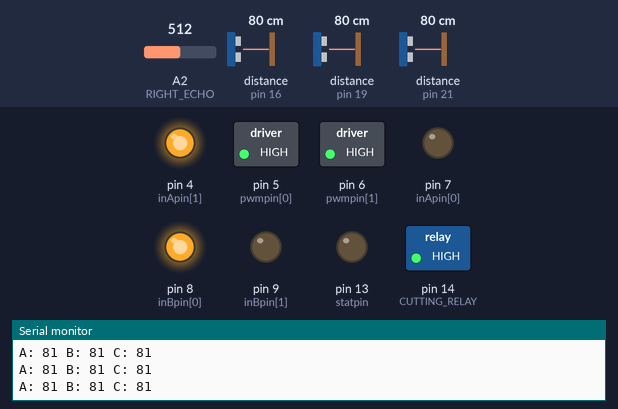
The sketch below on a simulated Arduino Uno, built with avr-gcc and run on an emulated ATmega328P. Parts: switched loads named in the sketch (green lamp = pin HIGH), output pins drawn as LEDs (lit = HIGH), the last lines printed to the serial monitor. The inputs (shaded band) are chosen by the test bench; at power-on: distance to the obstacle (sensors on pin 16, pin 19, pin 21) 80 cm, A2 (RIGHT_ECHO) = 512. The echo pulse lasts 58.3 µs per cm.

Above: at 7.2 s.
7.3 s: distance to the obstacle (sensor on pin 16) set to 17 cm
8.8 s: distance to the obstacle (sensor on pin 16) set to 13 cm
At 9.7 s:
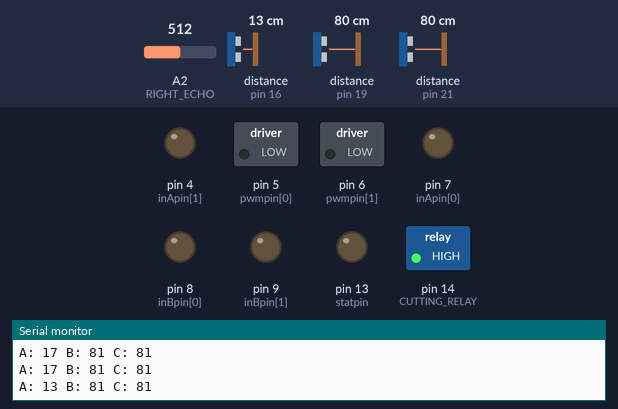
At 10.4 s:
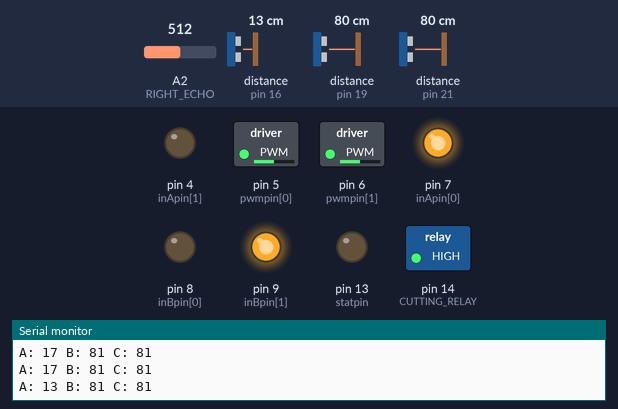
Timing chart, 0 to 17.8 s (numbered marks = the images above; inputs shaded):
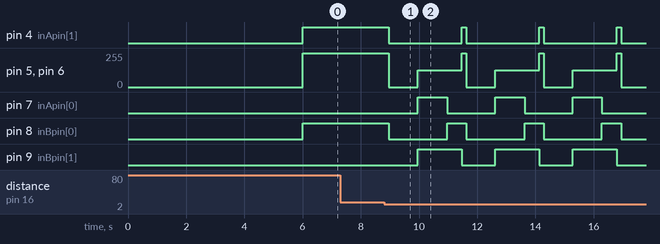

Measured:
- the behaviour switches between 15 and 14 cm on distance to the obstacle (sensor on pin 16) (found by bisection; images 0 and 1)
- after the input at 8.8 s, pin 4 (inApin[1]): alternates HIGH for 0.16 s and LOW for 2.5 s, starting after 0.16 s; pin 5 (pwmpin[0]): 255/255 → 0/255 after 0.16 s, then repeats every 2.7 s: 127/255 1.5 s, 255/255 0.16 s, 0/255 1.0 s

The sketch:

cicada.ino
```cpp
#include <NewPing.h>
#include <Wire.h>

#define BRAKEVCC 0
#define CW   1
#define CCW  2
#define BRAKEGND 3
#define CS_THRESHOLD 100
#define PWM_MOTOR_MAX  255
#define PWM_MOTOR_HALF 127
/*  VNH2SP30 pin definitions
 xxx[0] controls '1' outputs
 xxx[1] controls '2' outputs */
int inApin[2] = {7, 4};  // INA: Clockwise input
int inBpin[2] = {8, 9}; // INB: Counter-clockwise input
int pwmpin[2] = {5, 6}; // PWM input
int cspin[2] = {2, 3}; // CS: Current sense ANALOG input
int enpin[2] = {0, 1}; // EN: Status of switches output (Analog pin)
int statpin = 13;

#define CUTTING_RELAY 14
#define RIGHT_TRIG 15
#define RIGHT_ECHO 16
#define CENTER_TRIG 18
#define CENTER_ECHO 19
#define LEFT_TRIG 20
#define LEFT_ECHO 21
#define MAX_DISTANCE 120

#define ENABLE_CUTTING 1


NewPing sonarRight(RIGHT_TRIG, RIGHT_ECHO, MAX_DISTANCE);
NewPing sonarCenter(CENTER_TRIG, CENTER_ECHO, MAX_DISTANCE);
NewPing sonarLeft(LEFT_TRIG, LEFT_ECHO, MAX_DISTANCE);

//Buffer
int distanceRight = -1;
int distanceCenter = -1;
int distanceLeft = -1;


void setupMotor() {
  pinMode(statpin, OUTPUT);

  // Initialize digital pins as outputs
  for (int i = 0; i < 2; i++)
  {
    pinMode(inApin[i], OUTPUT);
    pinMode(inBpin[i], OUTPUT);
    pinMode(pwmpin[i], OUTPUT);
  }
  // Initialize braked
  for (int i = 0; i < 2; i++)
  {
    digitalWrite(inApin[i], LOW);
    digitalWrite(inBpin[i], LOW);
  }
}

void setup() {
  Serial.begin(115200);

  setupMotor();
  if ( ENABLE_CUTTING == 1) {
    pinMode(CUTTING_RELAY, OUTPUT);
    delay(3000);
    cuttingOn();
    delay(3000);
  }
}

/* motorGo() will set a motor going in a specific direction
 the motor will continue going in that direction, at that speed
 until told to do otherwise.

 motor: this should be either 0 or 1, will selet which of the two
 motors to be controlled

 direct: Should be between 0 and 3, with the following result
 0: Brake to VCC
 1: Clockwise
 2: CounterClockwise
 3: Brake to GND

 pwm: should be a value between ? and 1023, higher the number, the faster
 it'll go
 */
void motorLeft(uint8_t direct, uint8_t pwm)
{
  if (direct == CW) {
    digitalWrite(inApin[0], HIGH);
    digitalWrite(inBpin[0], LOW);
  }  else {
    digitalWrite(inApin[0], LOW);
    digitalWrite(inBpin[0], HIGH);
  }
  analogWrite(pwmpin[0], pwm);
}

void motorRight(uint8_t direct, uint8_t pwm)
{
  if (direct == CW) {
    digitalWrite(inApin[1], HIGH);
    digitalWrite(inBpin[1], LOW);
  } else {
    digitalWrite(inApin[1], LOW);
    digitalWrite(inBpin[1], HIGH);
  }
  analogWrite(pwmpin[1], pwm);
}

void motorOff(int motor)
{
  // Initialize braked
  for (int i = 0; i < 2; i++)
  {
    digitalWrite(inApin[i], LOW);
    digitalWrite(inBpin[i], LOW);
  }
  analogWrite(pwmpin[motor], 0);
}

void motorAllOff() {
  motorOff(0);
  motorOff(1);
}

void robotToLeft(int speed) {
  motorLeft(CCW, speed);
  motorRight(CCW, speed);
}

void robotToRight(int speed) {
  motorLeft(CW, speed);
  motorRight(CW, speed);
}

void cuttingOn() {
  digitalWrite(CUTTING_RELAY, HIGH);
}

void cuttingOff() {
  digitalWrite(CUTTING_RELAY, LOW);
}

void motorForward(int speed) {
  motorLeft(CCW, (uint8_t)speed);
  motorRight(CW, (uint8_t)speed);
}

void motorBack(int speed) {
  motorLeft(CW, (uint8_t)speed);
  motorRight(CCW, (uint8_t)speed);
}

int currentSpeed = PWM_MOTOR_MAX;

void loop() {
  motorForward(currentSpeed);

  delay(50);
  distanceRight = sonarRight.ping_cm();
  delay(50);
  distanceCenter = sonarCenter.ping_cm();
  delay(50);
  distanceLeft = sonarLeft.ping_cm();

  Serial.print("A: ");
  Serial.print(distanceRight);
  Serial.print(" B: ");
  Serial.print(distanceCenter);
  Serial.print(" C: ");
  Serial.print(distanceLeft);
  Serial.print("\n");

    //Potential
    if (( distanceLeft > 16 && distanceLeft < 40) || ( distanceCenter > 16 && distanceCenter < 40) || ( distanceRight > 16 && distanceRight < 40))
    {
      currentSpeed = PWM_MOTOR_HALF;
    }

    //Very short distance
    if (( distanceLeft > 0 && distanceLeft < 15) || ( distanceCenter > 0 && distanceCenter < 15) || ( distanceRight > 0 && distanceRight < 15))
    {
      motorAllOff();
      delay(1000);
      motorBack(PWM_MOTOR_HALF);
      delay(1000);
      motorAllOff();

      if ( distanceRight > distanceCenter)
        robotToRight(PWM_MOTOR_HALF);
      else
        robotToLeft(PWM_MOTOR_HALF);
      delay(500);
      while(distanceLeft < 40 && distanceCenter < 40 && distanceRight < 40 || distanceLeft == 0 || distanceCenter == 0 || distanceRight == 0) {
        delay(50);
        distanceRight = sonarRight.ping_cm();
        delay(50);
        distanceCenter = sonarCenter.ping_cm();
        delay(50);
        distanceLeft = sonarLeft.ping_cm();
    }
      motorAllOff();
    }

    if (( distanceRight > 30) || ( distanceCenter > 30))
    {

      currentSpeed = PWM_MOTOR_MAX;
    }

    if ((analogRead(cspin[0]) < CS_THRESHOLD) && (analogRead(cspin[1]) < CS_THRESHOLD))
      digitalWrite(statpin, HIGH);

}
```
